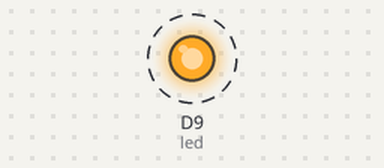
Bench run of a program on a simulated CircuitPython board. Shown: output pins drawn as LEDs (lit = HIGH). Dashed ring = blinking.

Above: at 0.12 s.
Timing chart, 0 to 3.0 s (numbered marks = the images above):
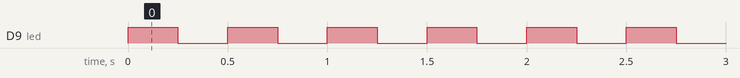

Measured:
- by itself, D9 (led): alternates HIGH for 0.25 s and LOW for 0.25 s

The program:

code.py
```python
import board
import digitalio
import time

led = digitalio.DigitalInOut(board.D9)
led.direction = digitalio.Direction.OUTPUT

while True:
  led.value = True
  time.sleep(0.25)
  led.value = False
  time.sleep(0.25)
```
